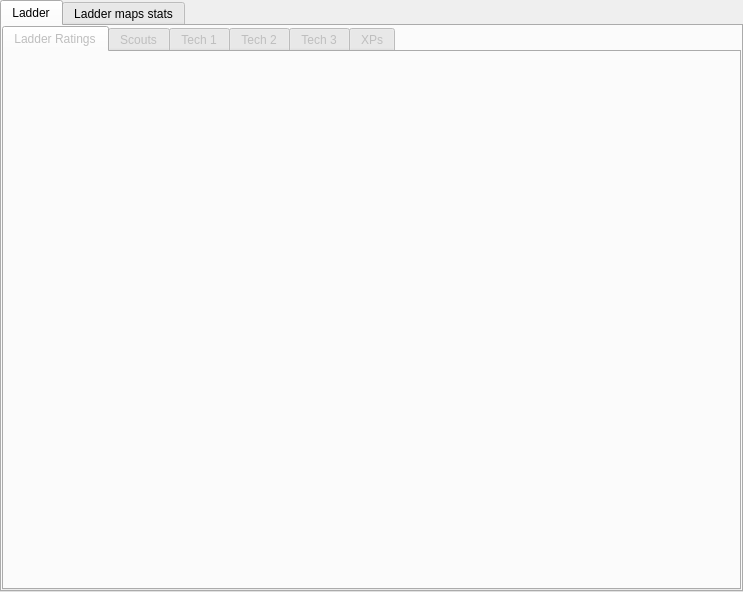
<?xml version="1.0" encoding="UTF-8"?>
<ui version="4.0">
 <class>topTabs</class>
 <widget class="QTabWidget" name="topTabs">
  <property name="geometry">
   <rect>
    <x>0</x>
    <y>0</y>
    <width>743</width>
    <height>592</height>
   </rect>
  </property>
  <property name="windowTitle">
   <string>TabWidget</string>
  </property>
  <property name="currentIndex">
   <number>0</number>
  </property>
  <widget class="QWidget" name="ladderTab">
   <property name="enabled">
    <bool>false</bool>
   </property>
   <attribute name="title">
    <string>Ladder</string>
   </attribute>
   <layout class="QGridLayout" name="gridLayout">
    <property name="margin">
     <number>0</number>
    </property>
    <item row="0" column="0">
     <widget class="QTabWidget" name="leagues">
      <property name="currentIndex">
       <number>0</number>
      </property>
      <widget class="QWidget" name="LadderRatings">
       <attribute name="title">
        <string>Ladder Ratings</string>
       </attribute>
       <layout class="QGridLayout" name="gridLayout_2">
        <property name="margin">
         <number>0</number>
        </property>
       </layout>
      </widget>
      <widget class="QWidget" name="tab1">
       <property name="enabled">
        <bool>false</bool>
       </property>
       <attribute name="title">
        <string>Scouts</string>
       </attribute>
       <layout class="QGridLayout" name="gridLayout_3">
        <property name="margin">
         <number>0</number>
        </property>
        <property name="spacing">
         <number>0</number>
        </property>
        <item row="0" column="0">
         <widget class="QTabWidget" name="league0">
          <property name="currentIndex">
           <number>0</number>
          </property>
          <widget class="QWidget" name="tab_10">
           <attribute name="title">
            <string>All</string>
           </attribute>
           <layout class="QGridLayout" name="gridLayout_8">
            <property name="margin">
             <number>0</number>
            </property>
           </layout>
          </widget>
          <widget class="QWidget" name="tab_11">
           <attribute name="title">
            <string>Divisions</string>
           </attribute>
           <layout class="QGridLayout" name="gridLayout_9">
            <property name="margin">
             <number>0</number>
            </property>
           </layout>
          </widget>
         </widget>
        </item>
       </layout>
      </widget>
      <widget class="QWidget" name="tab2">
       <property name="enabled">
        <bool>false</bool>
       </property>
       <attribute name="title">
        <string>Tech 1</string>
       </attribute>
       <layout class="QGridLayout" name="gridLayout_7">
        <property name="margin">
         <number>0</number>
        </property>
        <property name="spacing">
         <number>0</number>
        </property>
        <item row="0" column="0">
         <widget class="QTabWidget" name="league1">
          <property name="currentIndex">
           <number>0</number>
          </property>
          <widget class="QWidget" name="tab_12">
           <attribute name="title">
            <string>All</string>
           </attribute>
           <layout class="QGridLayout" name="gridLayout_17">
            <property name="margin">
             <number>0</number>
            </property>
           </layout>
          </widget>
          <widget class="QWidget" name="tab_13">
           <attribute name="title">
            <string>Divisions</string>
           </attribute>
           <layout class="QGridLayout" name="gridLayout_16">
            <property name="margin">
             <number>0</number>
            </property>
           </layout>
          </widget>
         </widget>
        </item>
       </layout>
      </widget>
      <widget class="QWidget" name="tab3">
       <property name="enabled">
        <bool>false</bool>
       </property>
       <attribute name="title">
        <string>Tech 2</string>
       </attribute>
       <layout class="QGridLayout" name="gridLayout_6">
        <property name="margin">
         <number>0</number>
        </property>
        <property name="spacing">
         <number>0</number>
        </property>
        <item row="0" column="0">
         <widget class="QTabWidget" name="league2">
          <property name="currentIndex">
           <number>0</number>
          </property>
          <widget class="QWidget" name="tab_14">
           <attribute name="title">
            <string>All</string>
           </attribute>
           <layout class="QGridLayout" name="gridLayout_15">
            <property name="margin">
             <number>0</number>
            </property>
           </layout>
          </widget>
          <widget class="QWidget" name="tab_15">
           <attribute name="title">
            <string>Divisions</string>
           </attribute>
           <layout class="QGridLayout" name="gridLayout_14">
            <property name="margin">
             <number>0</number>
            </property>
           </layout>
          </widget>
         </widget>
        </item>
       </layout>
      </widget>
      <widget class="QWidget" name="tab4">
       <property name="enabled">
        <bool>false</bool>
       </property>
       <attribute name="title">
        <string>Tech 3</string>
       </attribute>
       <layout class="QGridLayout" name="gridLayout_5">
        <property name="margin">
         <number>0</number>
        </property>
        <property name="spacing">
         <number>0</number>
        </property>
        <item row="0" column="0">
         <widget class="QTabWidget" name="league3">
          <property name="currentIndex">
           <number>0</number>
          </property>
          <widget class="QWidget" name="tab_16">
           <attribute name="title">
            <string>All</string>
           </attribute>
           <layout class="QGridLayout" name="gridLayout_13">
            <property name="margin">
             <number>0</number>
            </property>
           </layout>
          </widget>
          <widget class="QWidget" name="tab_17">
           <attribute name="title">
            <string>Divisions</string>
           </attribute>
           <layout class="QGridLayout" name="gridLayout_12">
            <property name="margin">
             <number>0</number>
            </property>
           </layout>
          </widget>
         </widget>
        </item>
       </layout>
      </widget>
      <widget class="QWidget" name="tab5">
       <property name="enabled">
        <bool>false</bool>
       </property>
       <attribute name="title">
        <string>XPs</string>
       </attribute>
       <layout class="QGridLayout" name="gridLayout_4">
        <property name="margin">
         <number>0</number>
        </property>
        <property name="spacing">
         <number>0</number>
        </property>
        <item row="0" column="0">
         <widget class="QTabWidget" name="league4">
          <property name="currentIndex">
           <number>0</number>
          </property>
          <widget class="QWidget" name="tab_18">
           <attribute name="title">
            <string>All</string>
           </attribute>
           <layout class="QGridLayout" name="gridLayout_11">
            <property name="margin">
             <number>0</number>
            </property>
           </layout>
          </widget>
          <widget class="QWidget" name="tab_19">
           <attribute name="title">
            <string>Divisions</string>
           </attribute>
           <layout class="QGridLayout" name="gridLayout_10">
            <property name="margin">
             <number>0</number>
            </property>
           </layout>
          </widget>
         </widget>
        </item>
       </layout>
      </widget>
     </widget>
    </item>
   </layout>
  </widget>
  <widget class="QWidget" name="laddermapTab">
   <attribute name="title">
    <string>Ladder maps stats</string>
   </attribute>
   <layout class="QGridLayout" name="gridLayout_18"/>
  </widget>
 </widget>
 <resources/>
 <connections/>
</ui>
